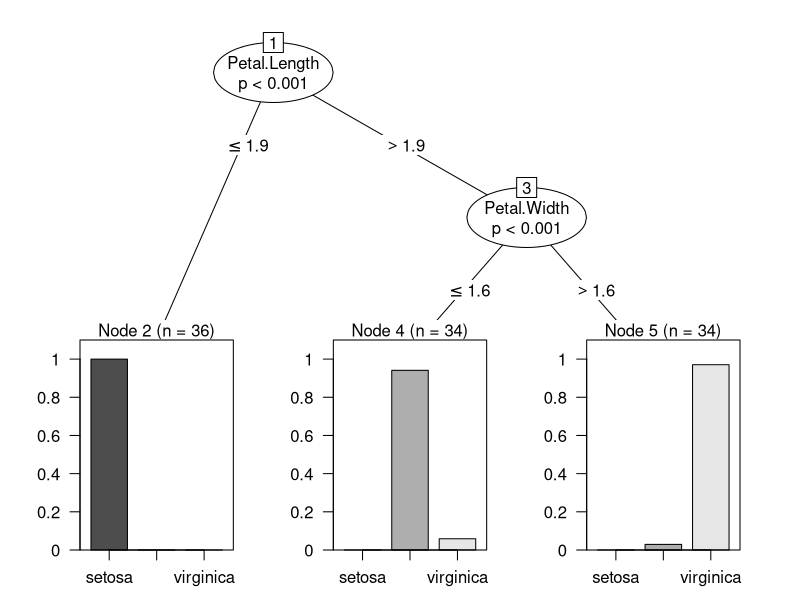

Reproduce this figure in R.
# Alexandre Lebas - Océane Deletrez 24/09/2021
# Charger les données
data = iris
ind = sample(2,nrow(data),replace = TRUE, prob = c(0.75,0.25))
train.data = iris[ind == 1,]
test.data = iris[ind ==2,]

install.packages("party")

library(party)

install.packages("tidyverse")
install.packages("caret")
install.packages("e1071")

library(caret)


# Paramétrer le 5-fold avec la librairie caret
train_control = trainControl(method = "cv",number = 5)

# Entrainer le modèle avec les données, la méthode et mettre le 5-fold en place avec trControl
myFormula = Species ~ Sepal.Length + Sepal.Width + Petal.Length +Petal.Width
model = train(myFormula,data = train.data,method = "ctree",trControl = train_control)

print(model)

# Party est déjà installé
install.packages("MLmetrics")

library(MLmetrics)

# Récupérer l'arbre final du modèle entrainé avec le 5-fold
Arbre = model$finalModel
Arbre

plot(Arbre)

# Prédire les espèces du jeu de test et les comparé aux vraies valeurs
predictTest = predict(Arbre,newdata = test.data)
table(predictTest,test.data$Species)

# Prédire les espèces du jeu d'entrainement et les comparé aux vraies valeurs
predictTrain = predict(Arbre,newdata = train.data)
table(predictTrain,train.data$Species)

# Convertir les valeurs des espéces predite en numique pour pouvoir calculer le MAE
yTePred = as.numeric(predictTest)
yTePred

yTeReel = as.numeric(test.data$Species)

MAE(yTePred,yTeReel)

yTrPred = as.numeric(predictTrain)

yTrReel = as.numeric(train.data$Species)

MAE(yTrPred,yTrReel)
